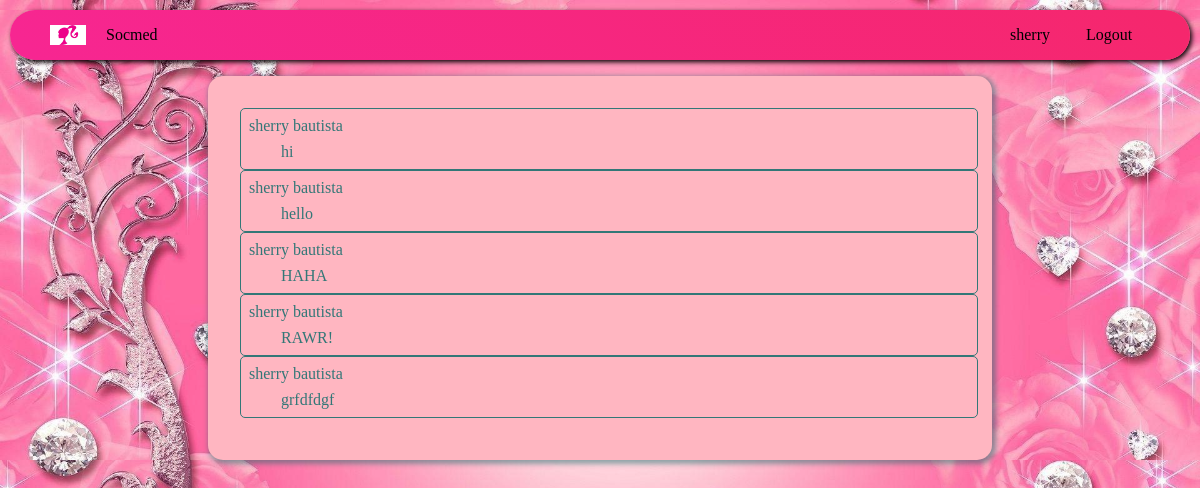
The app's page /timeline.php (signed in) with its own data.
### tables this page shows
CREATE TABLE `post` (
  `pid` int(11) NOT NULL,
  `aid` int(11) NOT NULL,
  `content` text NOT NULL,
  `post_date` date NOT NULL,
  `post_time` time NOT NULL
);

CREATE TABLE `account` (
  `aid` int(11) NOT NULL,
  `email` varchar(128) NOT NULL,
  `firstname` varchar(128) NOT NULL,
  `lastname` varchar(128) NOT NULL,
  `password` varchar(512) NOT NULL
);

### models/load_all_post.php (the view, shortened to what this page needs)
<?php
include 'db/dbconnect.php';
$sql = "SELECT account.aid,"
        . " account.firstname,"
        . " account.lastname,"
        . " post.pid,"
        . " post.content,"
        . " post.post_date,"
        . " post.post_time "
        . " FROM account "
        . " INNER JOIN post ON account.aid=post.aid;";
$result=$con->query($sql);
while( $row=mysqli_fetch_assoc($result)) {
    echo "<div class='post'>";
        echo "<div class='post-name'>";
        echo $row['firstname']." ".$row['lastname'];
        echo "</div>";
        echo "<div class='post-content'>";
        echo $row['content'];
        echo "</div>";
        echo "</div>";
}

### views/res/style.css (style rules this page uses)
html,body { background-image: url('pink.jpg'); background-size: 100%; background-repeat: no-repeat; font-family: 'Calibri'; margin: 0px; padding: 0px; }
.post { width: 100%; border: solid .5px; border-color: #337777; border-radius: 15px; padding: .5em; border-radius: 5px; color: #337777; }
.post-content { margin-left: 2em; margin-top: .5em; }

### records on screen
post: aid.firstname "sherry", aid.lastname "bautista", content "hi"
post: aid.firstname "sherry", aid.lastname "bautista", content "hello"
post: aid.firstname "sherry", aid.lastname "bautista", content "HAHA"
post: aid.firstname "sherry", aid.lastname "bautista", content "RAWR!"
post: aid.firstname "sherry", aid.lastname "bautista", content "grfdfdgf"

### other values on screen
$_SESSION['firstname'] "sherry"
